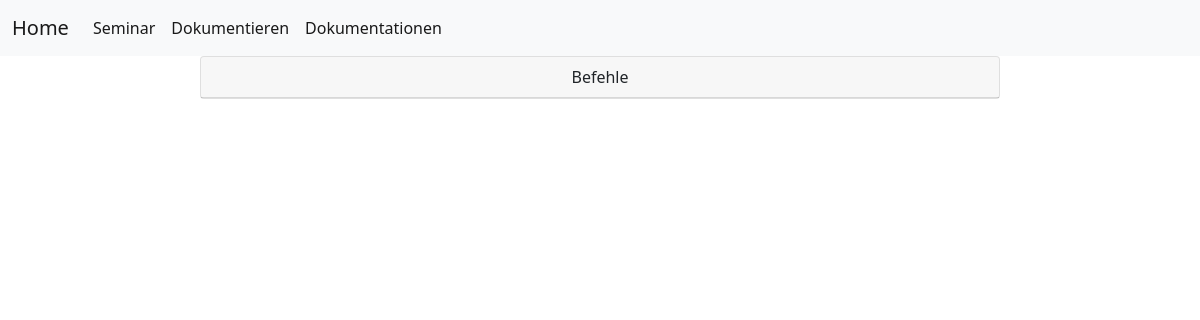
Page /befehle-doks on the earlier database version.
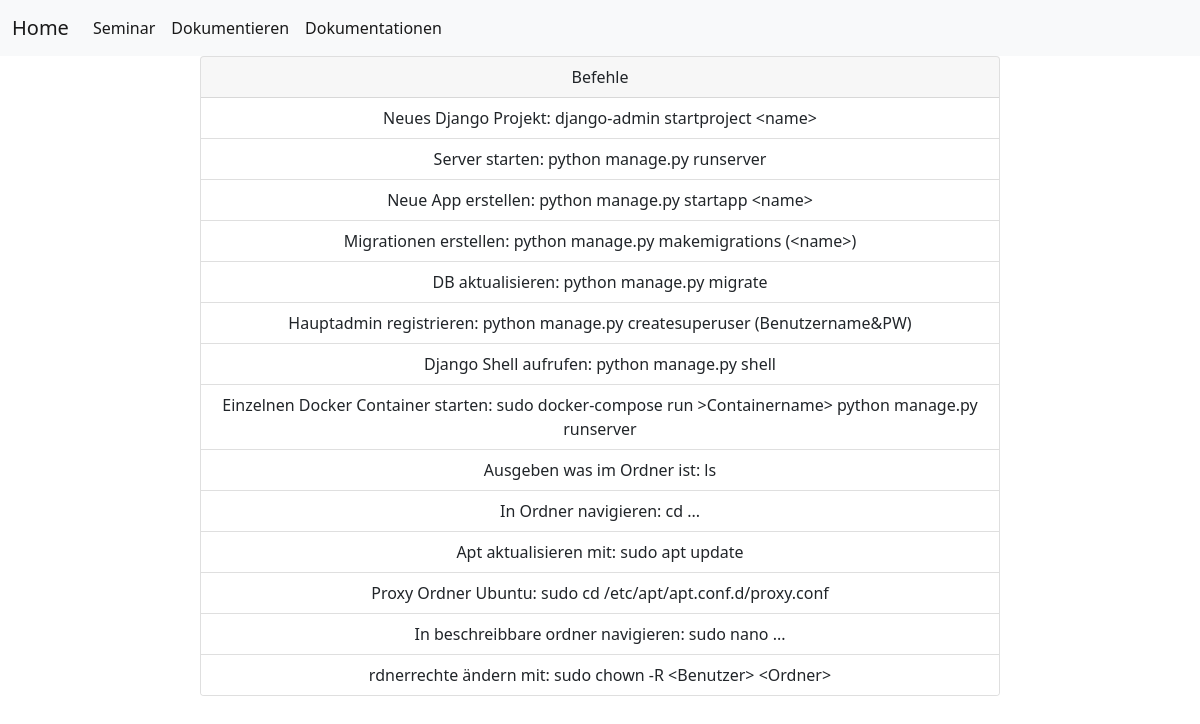
Same page on the later database version.
### prog1/models.py (models this page shows)
class BefehleModel(models.Model):
    befehleDok = models.CharField(max_length = 500, null=True, blank=True)

### prog1/views.py (the view)
# urls.py: path('befehle-doks', views.befehledoks, name='befehle-doks'),
def befehledoks(request):
    sonstiges = BefehleModel.objects.all()
    context = {"befehleform": sonstiges}
    return render(request, "prog1/dokumente/befehles.html", context)

### prog1/templates/prog1/dokumente/befehles.html
{% extends "index.html" %}
{% block content %}
<center>
    <div class="card" style="width: 50rem;">
      <div class="card-header">
        Befehle
      </div>
      <ul class="list-group list-group-flush">
          {% for dok in befehleform %}
            <li class="list-group-item">{{ dok.befehleDok }}</li>
          {% endfor %}
      </ul>
    </div>
</center>
{% endblock %}

### prog1/templates/index.html (shortened to what this page needs)
<!DOCTYPE html>
<html lang="de">
    <head>
        <link href="https://cdn.jsdelivr.net/npm/bootstrap@5.0.2/dist/css/bootstrap.min.css" rel="stylesheet">
    </head>
    <body>
        <nav class="navbar navbar-expand-lg navbar-light bg-light">
            <div class="container-fluid">
              <a class="navbar-brand active" href="{% url "home" %}">Home</a>
              <div class="collapse navbar-collapse" id="navbarNav">
                <ul class="navbar-nav">
                  <li class="nav-item">
                    <a class="nav-link active" aria-current="page" href="{% url "test" %}">Seminar</a>
                  </li>
                  <li class="nav-item">
                    <a class="nav-link active" href="{% url "dokumentieren" %}">Dokumentieren</a>
                  </li>
                  <li class="nav-item">
                    <a class="nav-link active" href="{% url "dokumentationen" %}" tabindex="-1" aria-disabled="true">Dokumentationen</a>
                  </li>
                </ul>
              </div>
            </div>
          </nav>
        {% block content %}
        {% endblock %}
    </body>
</html>

Differences in the rows shown:
added BefehleModel: befehleDok "Neues Django Projekt: django-admin startproject <name>"
added BefehleModel: befehleDok "Server starten: python manage.py runserver"
added BefehleModel: befehleDok "Neue App erstellen: python manage.py startapp <name>"
added BefehleModel: befehleDok "Migrationen erstellen: python manage.py makemigrations (<name>)"
added BefehleModel: befehleDok "DB aktualisieren: python manage.py migrate"
added BefehleModel: befehleDok "Hauptadmin registrieren: python manage.py createsuperuser (Benutzername&PW)"
added BefehleModel: befehleDok "Django Shell aufrufen: python manage.py shell"
added BefehleModel: befehleDok "Einzelnen Docker Container starten: sudo docker-compose run >Containername> python manage.py runserver"
added BefehleModel: befehleDok "Ausgeben was im Ordner ist: ls"
added BefehleModel: befehleDok "In Ordner navigieren: cd ..."
added BefehleModel: befehleDok "Apt aktualisieren mit: sudo apt update"
added BefehleModel: befehleDok "Proxy Ordner Ubuntu: sudo cd /etc/apt/apt.conf.d/proxy.conf"
added BefehleModel: befehleDok "In beschreibbare ordner navigieren: sudo nano ..."
added BefehleModel: befehleDok "rdnerrechte ändern mit: sudo chown -R <Benutzer> <Ordner>"
